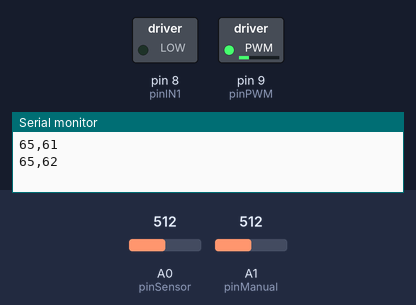
The sketch below on a simulated Arduino Uno, built with avr-gcc and run on an emulated ATmega328P. On the bench: switched loads named in the sketch (green lamp = pin HIGH), the last lines printed to the serial monitor. The test bench sets the inputs (shaded band); at power-on: A0 (pinSensor) = 512, A1 (pinManual) = 512.

Above: at 2.2 s.
2.3 s: A0 (pinSensor) set to 567
5.3 s: A0 (pinSensor) set to 596
8.3 s: A0 (pinSensor) set to 716
At 9.7 s:
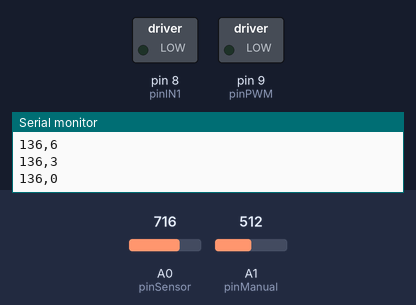
At 10.2 s:
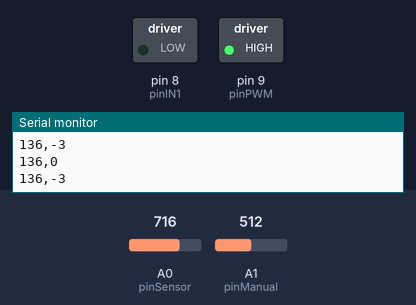
Timing chart, 0 to 17.3 s (numbered marks = the images above; inputs shaded):
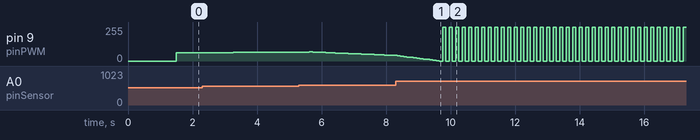

Measured:
- by itself, pin 9 (pinPWM): ramps from 255/255 to 0/255 and jumps back, once every 0.20 s

The sketch:

CodigoV1-1.ino
```cpp
// Librerías
#include <OneWire.h>
//as5600 - sensor

// Pines del Arduino
const int pinPWM = 9;      // Pin de entrada PWM para controlar la velocidad del motor
const int pinIN1 = 8;      // Pin para controlar la dirección del motor
const int pinManual = A1;
const int pinSensor = A0;  // Pin del sensor

// Variables
#define pwmRes 12
#define pwmMax 3300
#define minimo 0
#define Uunits 200

long previousMillis = 0;

//const int anguloMinimo = 10;    // Ángulo mínimo
//const int anguloMaximo = 130;   // Ángulo máximo
const int anguloReferencia = 90; // Ángulo de referencia
int errorAngulo = 0;
int anguloActual = 0;
int velocidadPWM = 60;// Variable para controlar la velocidad del motor
float lecturaManual=0;
long Ts = 100;   // Sample time in ms
long TsPWM=50;
long TsPWMtest=5000;
long time = 0;  // For auxiliary functions (squarewaves)

void setup() {
  pinMode(A0, INPUT);
  pinMode(pinIN1, OUTPUT);
  pinMode(A1,INPUT);
  pinMode(pinPWM,OUTPUT);
  analogWrite(pinPWM, 0); // Velocidad inicial del motor en 0
  Serial.begin(115200);

    delay(1000);
}

void leersensor() {
  int lecturaSensor = analogRead(pinSensor);
  int lecturaManual = analogRead(pinManual);
  int lecturaPWM = analogRead(pinManual);
  anguloActual = map(lecturaSensor, 0, 1023,-115, 245);
  if (anguloActual>180){
    anguloActual=anguloActual-366;
  }
  lecturaManual = map(lecturaManual,0,1023,0,5);

 // if(pinManual>minimo){
          //float U_tl = min(max(pinManual, 0), Uunits); // Saturated Control Output
          //float pwmDuty = int((U_tl/Uunits)*20*pwmMax);
          //analogWrite (pinPWM, pwmDuty);
//}

  //errorAngulo = anguloReferencia - anguloActual;

  // Ajusta la velocidad del motor en función del error del ángulo
  //velocidad = map(abs(errorAngulo), 0, 180, 0, 255);
  //analogWrite(pinPWM, velocidad);

}
void PWM(){
  unsigned long currentMillis = millis();
  if (currentMillis - previousMillis >= TsPWM) {
    previousMillis = currentMillis;
    if(anguloActual==anguloReferencia){
      velocidadPWM=velocidadPWM;
    } else if (anguloActual<anguloReferencia and velocidadPWM<90) {
      delay(490);
      velocidadPWM=velocidadPWM+1;
    } else if (anguloActual>anguloReferencia){
      if (velocidadPWM<0){
        velocidadPWM=0;
      }else if (anguloActual-anguloReferencia>10) {
      velocidadPWM=velocidadPWM-3;
      }else{
        velocidadPWM=velocidadPWM-1;

      }
    }
  }
}


void PWMTest(){
  unsigned long currentMillis = millis();
  if (currentMillis - previousMillis >= TsPWMtest) {
    previousMillis = currentMillis;
    velocidadPWM=velocidadPWM+1;
  }
}

void loop() {
  leersensor();
  PWM();
  //Serial.print("Ángulo medido: ");
  Serial.print(anguloActual);
  Serial.print(",");
  analogWrite(pinPWM, velocidadPWM);
  //Serial.print("PWM: ");
  Serial.println(velocidadPWM);
  //Serial.print("Lectura manual ");
  //Serial.println(lecturaManual);


  delay(Ts); // Espera durante el tiempo de muestreo
}
```
